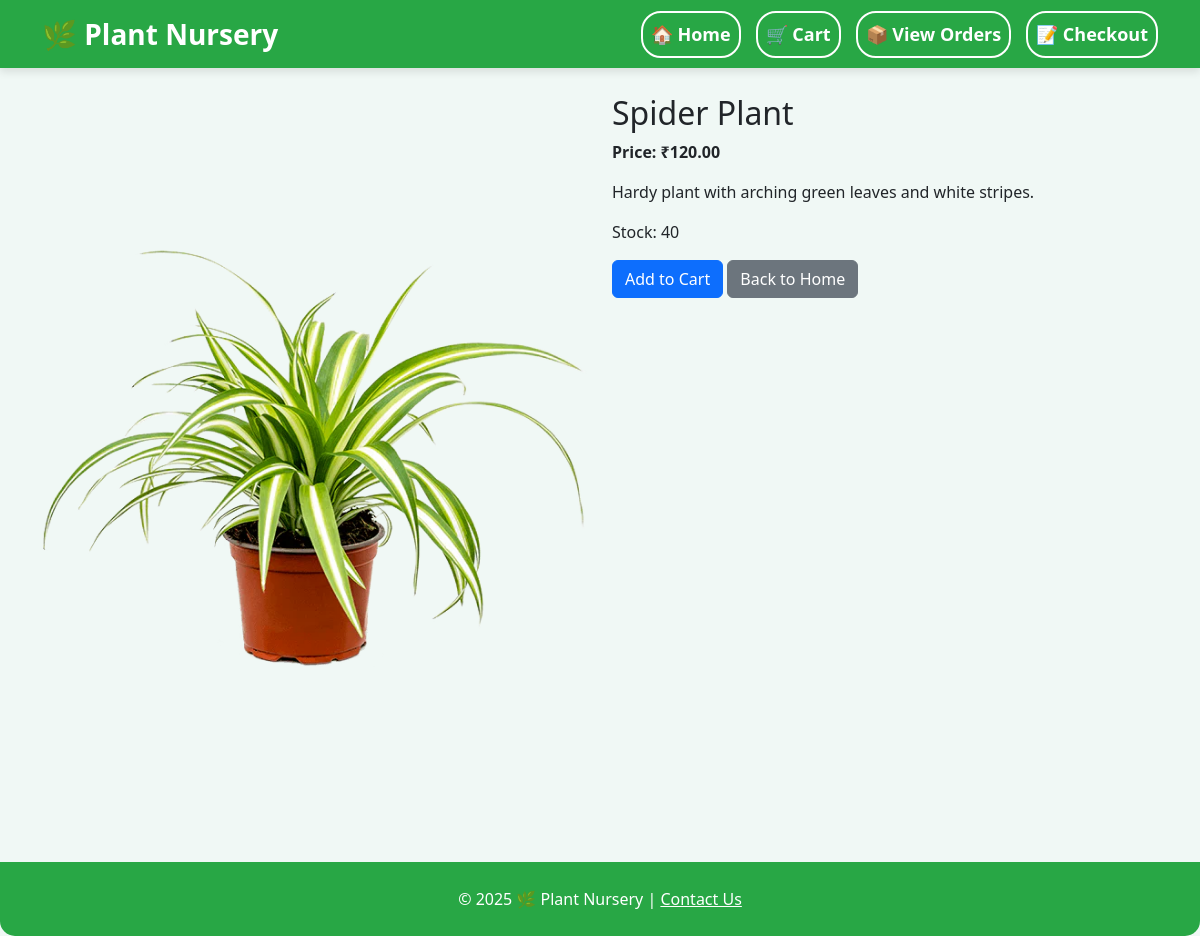
Page /plant/spider-plant/ on the committed database.
### shop/models.py (models this page shows, shortened)
class Plant(models.Model):
    category = models.ForeignKey('Category', on_delete=models.CASCADE)
    name = models.CharField(max_length=200)
    slug = models.SlugField(unique=True, blank=True)
    description = models.TextField()
    price = models.DecimalField(max_digits=8, decimal_places=2)
    stock = models.PositiveIntegerField()
    image = models.ImageField(upload_to='plants/', default='plants/default.png') # stores images in media/plants/

### shop/views.py (the view)
# urls.py: path('plant/<slug:slug>/', views.plant_detail, name='plant_detail'),
def plant_detail(request, slug):
    plant = get_object_or_404(Plant, slug=slug)
    return render(request, 'shop/plant_detail.html', {'plant': plant})

### shop/templates/shop/plant_detail.html (shortened to what this page needs)
{% extends "shop/base.html" %}
{% block content %}
<div class="row">
    <div class="col-md-6">
        <img src="{{ plant.image.url }}" alt="{{ plant.name }}" class="img-fluid">
    </div>
    <div class="col-md-6">
        <h2>{{ plant.name }}</h2>
        <p class="fw-bold">Price: ₹{{ plant.price }}</p>
        <p>{{ plant.description }}</p>
        <p>Stock: {{ plant.stock }}</p>
        <a href="{% url 'cart:cart_add' plant.id %}" class="btn btn-primary">Add to Cart</a>
        <a href="{% url 'shop:home' %}" class="btn btn-secondary">Back to Home</a>
    </div>
</div>
{% endblock %}

### shop/templates/shop/base.html (style rules this page uses)
body { padding-top: 70px; background-color: #f0f8f5; }

### rows in the picture
Plant: image (picture), name "Spider Plant", price "120.00", description "Hardy plant with arching green leaves and white stripes.", stock "40"
